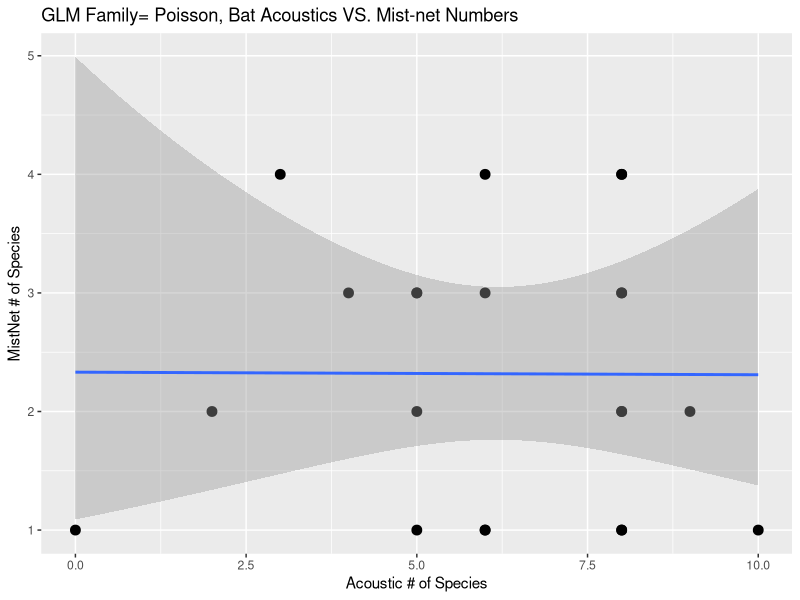
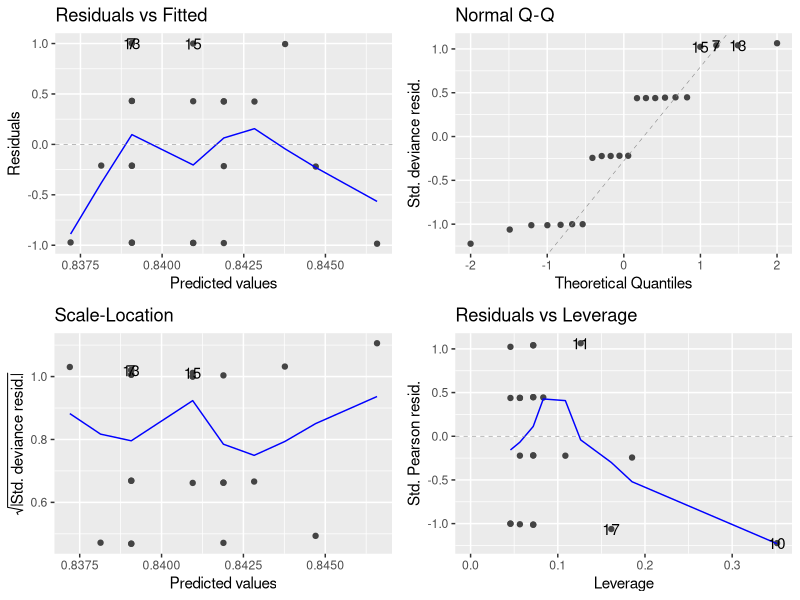
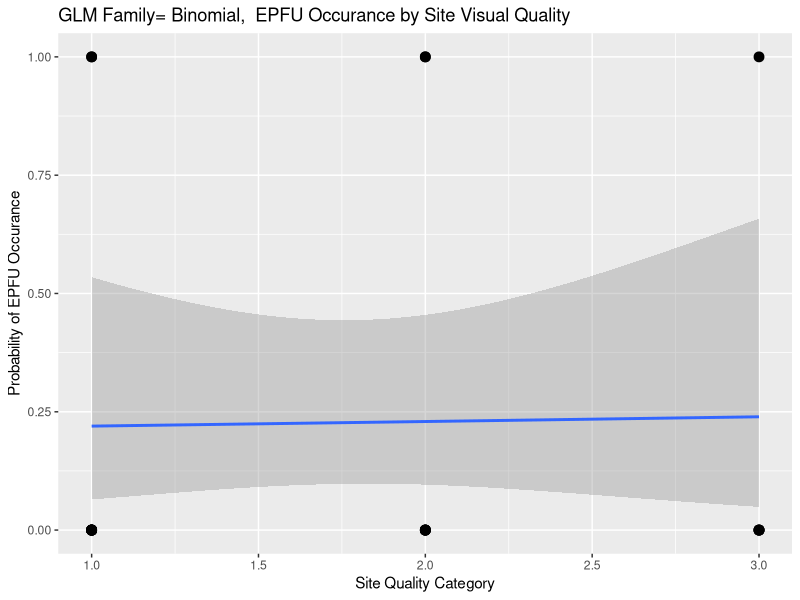
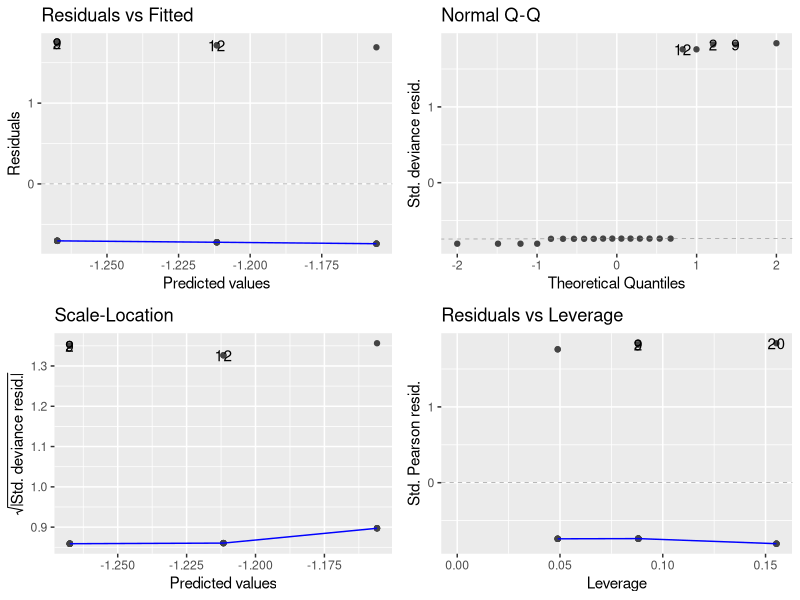

These figures' R source, in order:
## ---- chunk 1
#lapply(packages_needed, require, character.only = TRUE)
library(ggplot2)
library(plyr)
library(MASS)
library(dplyr)
library(ggfortify)
## ---- chunk 2
Bat_M.A_Data<- read.csv("Data/GLM_Assignment_2.csv")

Bat_M.A_Data
## ---- chunk 3
Bat_NetVSAcoust.glm<- glm(Net_Species_Richness~ Acoustic_Species_Richness, data=Bat_M.A_Data , family= poisson(link = "log"))


## ---- chunk 4

Bat_NetVSAcoust.plot<- ggplot(Bat_NetVSAcoust.glm, aes(Acoustic_Species_Richness, Net_Species_Richness)) + 
  geom_point(size=3) +stat_smooth(method = glm, method.args = list(family = poisson(link = "log"))) +
  labs(title="GLM Family= Poisson, Bat Acoustics VS. Mist-net Numbers") +
  xlab ("Acoustic # of Species") +
  ylab ("MistNet # of Species")

Bat_NetVSAcoust.plot


## ---- chunk 5
autoplot(Bat_NetVSAcoust.glm)
## ---- chunk 6
anova(Bat_NetVSAcoust.glm)

summary(Bat_NetVSAcoust.glm)
## ---- chunk 7
EPFU_OccuranceVSSite_Quality.glm<- glm(EPFU_Occurance~ Visual_Score, data=Bat_M.A_Data , family= binomial(link = "logit"))

## ---- chunk 8
EPFU_OccuranceVSSite_Quality.plot<- ggplot(EPFU_OccuranceVSSite_Quality.glm, aes(Visual_Score, EPFU_Occurance)) + 
  geom_point(size=3) +stat_smooth(method = glm, method.args = list(family = binomial)) +
  labs(title="GLM Family= Binomial,  EPFU Occurance by Site Visual Quality") +
  xlab ("Site Quality Category") +
  ylab ("Probability of EPFU Occurance")

EPFU_OccuranceVSSite_Quality.plot
## ---- chunk 9
autoplot(EPFU_OccuranceVSSite_Quality.glm)
## ---- chunk 10
anova(EPFU_OccuranceVSSite_Quality.glm)

summary(EPFU_OccuranceVSSite_Quality.glm)
